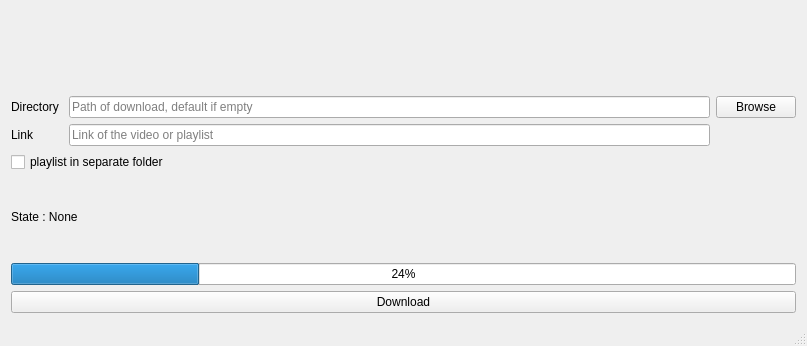
<?xml version="1.0" encoding="UTF-8"?>
<ui version="4.0">
 <class>MainWindow</class>
 <widget class="QMainWindow" name="MainWindow">
  <property name="geometry">
   <rect>
    <x>0</x>
    <y>0</y>
    <width>807</width>
    <height>346</height>
   </rect>
  </property>
  <property name="windowTitle">
   <string>MainWindow</string>
  </property>
  <widget class="QWidget" name="centralWidget">
   <layout class="QVBoxLayout" name="verticalLayout">
    <item>
     <widget class="QLabel" name="label_3">
      <property name="text">
       <string>&lt;html&gt;&lt;head/&gt;&lt;body&gt;&lt;p align=&quot;center&quot;&gt;&lt;img src=&quot;:/name/icon_little.png&quot;/&gt;&lt;/p&gt;&lt;/body&gt;&lt;/html&gt;</string>
      </property>
     </widget>
    </item>
    <item>
     <layout class="QGridLayout" name="gridLayout">
      <item row="1" column="0">
       <widget class="QLabel" name="label_2">
        <property name="text">
         <string>&lt;html&gt;&lt;head/&gt;&lt;body&gt;&lt;p&gt;Link&lt;/p&gt;&lt;/body&gt;&lt;/html&gt;</string>
        </property>
       </widget>
      </item>
      <item row="0" column="0">
       <widget class="QLabel" name="label">
        <property name="text">
         <string>Directory </string>
        </property>
       </widget>
      </item>
      <item row="0" column="1">
       <widget class="QLineEdit" name="lineEdit">
        <property name="accessibleName">
         <string/>
        </property>
        <property name="accessibleDescription">
         <string/>
        </property>
        <property name="inputMask">
         <string/>
        </property>
        <property name="text">
         <string extracomment="test"/>
        </property>
        <property name="placeholderText">
         <string>Path of download, default if empty</string>
        </property>
        <property name="clearButtonEnabled">
         <bool>false</bool>
        </property>
       </widget>
      </item>
      <item row="0" column="2">
       <widget class="QPushButton" name="pushButton_2">
        <property name="text">
         <string>Browse</string>
        </property>
        <property name="iconSize">
         <size>
          <width>10</width>
          <height>10</height>
         </size>
        </property>
       </widget>
      </item>
      <item row="1" column="1">
       <widget class="QLineEdit" name="lineEdit_link">
        <property name="placeholderText">
         <string>Link of the video or playlist</string>
        </property>
       </widget>
      </item>
     </layout>
    </item>
    <item>
     <widget class="QCheckBox" name="checkBox">
      <property name="text">
       <string>playlist in separate folder</string>
      </property>
     </widget>
    </item>
    <item>
     <widget class="QLabel" name="state">
      <property name="text">
       <string>&lt;html&gt;&lt;head/&gt;&lt;body&gt;&lt;p&gt;State : None&lt;/p&gt;&lt;/body&gt;&lt;/html&gt;</string>
      </property>
      <property name="wordWrap">
       <bool>true</bool>
      </property>
     </widget>
    </item>
    <item>
     <widget class="QProgressBar" name="progressBar">
      <property name="value">
       <number>24</number>
      </property>
     </widget>
    </item>
    <item>
     <widget class="QPushButton" name="pushButton">
      <property name="text">
       <string>Download</string>
      </property>
     </widget>
    </item>
   </layout>
  </widget>
  <widget class="QMenuBar" name="menuBar">
   <property name="geometry">
    <rect>
     <x>0</x>
     <y>0</y>
     <width>807</width>
     <height>22</height>
    </rect>
   </property>
  </widget>
  <widget class="QStatusBar" name="statusBar"/>
 </widget>
 <layoutdefault spacing="6" margin="11"/>
 <resources>
  <include location="test.qrc"/>
 </resources>
 <connections>
  <connection>
   <sender>pushButton_2</sender>
   <signal>clicked()</signal>
   <receiver>MainWindow</receiver>
   <slot>browseSlot()</slot>
   <hints>
    <hint type="sourcelabel">
     <x>757</x>
     <y>204</y>
    </hint>
    <hint type="destinationlabel">
     <x>794</x>
     <y>273</y>
    </hint>
   </hints>
  </connection>
 </connections>
 <slots>
  <slot>browseSlot()</slot>
 </slots>
</ui>
